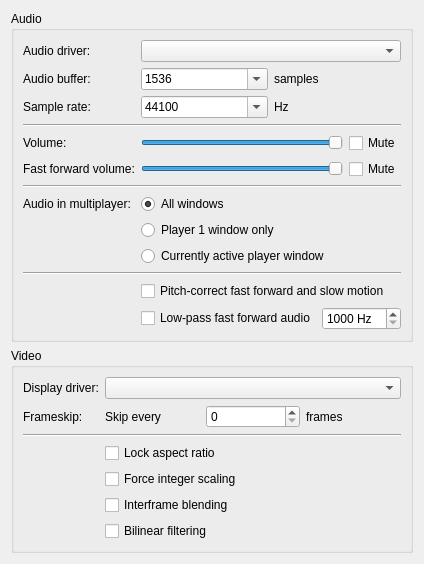
     <widget class="QWidget" name="av">
      <layout class="QVBoxLayout" name="formLayout">
       <item>
        <widget class="QGroupBox" name="groupBox_4">
         <property name="title">
          <string>Audio</string>
         </property>
         <layout class="QFormLayout" name="formLayout_12">
          <item row="0" column="0">
           <widget class="QLabel" name="label_14">
            <property name="text">
             <string>Audio driver:</string>
            </property>
           </widget>
          </item>
          <item row="0" column="1">
           <widget class="QComboBox" name="audioDriver">
            <property name="sizePolicy">
             <sizepolicy hsizetype="Expanding" vsizetype="Fixed">
              <horstretch>0</horstretch>
              <verstretch>0</verstretch>
             </sizepolicy>
            </property>
           </widget>
          </item>
          <item row="1" column="0">
           <widget class="QLabel" name="audioBufferSizeLabel">
            <property name="text">
             <string>Audio buffer:</string>
            </property>
           </widget>
          </item>
          <item row="1" column="1">
           <layout class="QHBoxLayout" name="horizontalLayout_11">
            <item>
             <widget class="QComboBox" name="audioBufferSize">
              <property name="editable">
               <bool>true</bool>
              </property>
              <property name="currentText">
               <string>1536</string>
              </property>
              <property name="currentIndex">
               <number>9</number>
              </property>
              <item>
               <property name="text">
                <string>64</string>
               </property>
              </item>
              <item>
               <property name="text">
                <string>96</string>
               </property>
              </item>
              <item>
               <property name="text">
                <string>128</string>
               </property>
              </item>
              <item>
               <property name="text">
                <string>192</string>
               </property>
              </item>
              <item>
               <property name="text">
                <string>256</string>
               </property>
              </item>
              <item>
               <property name="text">
                <string>384</string>
               </property>
              </item>
              <item>
               <property name="text">
                <string>512</string>
               </property>
              </item>
              <item>
               <property name="text">
                <string>768</string>
               </property>
              </item>
              <item>
               <property name="text">
                <string>1024</string>
               </property>
              </item>
              <item>
               <property name="text">
                <string>1536</string>
               </property>
              </item>
              <item>
               <property name="text">
                <string>2048</string>
               </property>
              </item>
              <item>
               <property name="text">
                <string>3072</string>
               </property>
              </item>
              <item>
               <property name="text">
                <string>4096</string>
               </property>
              </item>
             </widget>
            </item>
            <item>
             <widget class="QLabel" name="label_16">
              <property name="text">
               <string>samples</string>
              </property>
             </widget>
            </item>
           </layout>
          </item>
          <item row="2" column="0">
           <widget class="QLabel" name="label_19">
            <property name="text">
             <string>Sample rate:</string>
            </property>
           </widget>
          </item>
          <item row="2" column="1">
           <layout class="QHBoxLayout" name="horizontalLayout_14">
            <item>
             <widget class="QComboBox" name="sampleRate">
              <property name="editable">
               <bool>true</bool>
              </property>
              <property name="currentText">
               <string>44100</string>
              </property>
              <property name="currentIndex">
               <number>2</number>
              </property>
              <item>
               <property name="text">
                <string>22050</string>
               </property>
              </item>
              <item>
               <property name="text">
                <string>32000</string>
               </property>
              </item>
              <item>
               <property name="text">
                <string>44100</string>
               </property>
              </item>
              <item>
               <property name="text">
                <string>48000</string>
               </property>
              </item>
             </widget>
            </item>
            <item>
             <widget class="QLabel" name="label_20">
              <property name="text">
               <string>Hz</string>
              </property>
             </widget>
            </item>
           </layout>
          </item>
          <item row="4" column="0">
           <widget class="QLabel" name="label_17">
            <property name="text">
             <string>Volume:</string>
            </property>
           </widget>
          </item>
          <item row="4" column="1">
           <layout class="QHBoxLayout" name="horizontalLayout_6">
            <item>
             <widget class="QSlider" name="volume">
              <property name="minimumSize">
               <size>
                <width>128</width>
                <height>0</height>
               </size>
              </property>
              <property name="maximum">
               <number>256</number>
              </property>
              <property name="pageStep">
               <number>16</number>
              </property>
              <property name="value">
               <number>256</number>
              </property>
              <property name="orientation">
               <enum>Qt::Horizontal</enum>
              </property>
             </widget>
            </item>
            <item>
             <widget class="QCheckBox" name="mute">
              <property name="text">
               <string>Mute</string>
              </property>
             </widget>
            </item>
           </layout>
          </item>
          <item row="5" column="0">
           <widget class="QLabel" name="label_34">
            <property name="text">
             <string>Fast forward volume:</string>
            </property>
           </widget>
          </item>
          <item row="5" column="1">
           <layout class="QHBoxLayout" name="horizontalLayout_17">
            <item>
             <widget class="QSlider" name="volumeFf">
              <property name="minimumSize">
               <size>
                <width>128</width>
                <height>0</height>
               </size>
              </property>
              <property name="maximum">
               <number>256</number>
              </property>
              <property name="pageStep">
               <number>16</number>
              </property>
              <property name="value">
               <number>256</number>
              </property>
              <property name="orientation">
               <enum>Qt::Horizontal</enum>
              </property>
             </widget>
            </item>
            <item>
             <widget class="QCheckBox" name="muteFf">
              <property name="text">
               <string>Mute</string>
              </property>
             </widget>
            </item>
           </layout>
          </item>
          <item row="7" column="0">
           <widget class="QLabel" name="label_43">
            <property name="text">
             <string>Audio in multiplayer:</string>
            </property>
           </widget>
          </item>
          <item row="7" column="1">
           <widget class="QRadioButton" name="multiplayerAudioAll">
            <property name="text">
             <string>All windows</string>
            </property>
            <property name="checked">
             <bool>true</bool>
            </property>
            <attribute name="buttonGroup">
             <string notr="true">multiplayerAudio</string>
            </attribute>
           </widget>
          </item>
          <item row="8" column="1">
           <widget class="QRadioButton" name="multiplayerAudio1">
            <property name="text">
             <string>Player 1 window only</string>
            </property>
            <attribute name="buttonGroup">
             <string notr="true">multiplayerAudio</string>
            </attribute>
           </widget>
          </item>
          <item row="9" column="1">
           <widget class="QRadioButton" name="multiplayerAudioActive">
            <property name="text">
             <string>Currently active player window</string>
            </property>
            <attribute name="buttonGroup">
             <string notr="true">multiplayerAudio</string>
            </attribute>
           </widget>
          </item>
          <item row="3" column="0" colspan="2">
           <widget class="Line" name="line_4">
            <property name="orientation">
             <enum>Qt::Horizontal</enum>
            </property>
           </widget>
          </item>
          <item row="6" column="0" colspan="2">
           <widget class="Line" name="line_5">
            <property name="orientation">
             <enum>Qt::Horizontal</enum>
            </property>
           </widget>
          </item>
          <item row="10" column="0" colspan="2">
           <widget class="Line" name="line_23">
            <property name="orientation">
             <enum>Qt::Horizontal</enum>
            </property>
           </widget>
          </item>
          <item row="11" column="1">
           <widget class="QCheckBox" name="audioSpeedFilter">
            <property name="toolTip">
             <string>Time-stretch fast forward and slow motion audio so it keeps its pitch instead of being chopped up.</string>
            </property>
            <property name="text">
             <string>Pitch-correct fast forward and slow motion</string>
            </property>
           </widget>
          </item>
          <item row="12" column="1">
           <layout class="QHBoxLayout" name="horizontalLayout_52">
            <item>
             <widget class="QCheckBox" name="audioSpeedLowPassEnable">
              <property name="toolTip">
               <string>Rolls the treble off fast forward audio, which turns harsh when sped up.</string>
              </property>
              <property name="text">
               <string>Low-pass fast forward audio</string>
              </property>
             </widget>
            </item>
            <item>
             <widget class="QSpinBox" name="audioSpeedLowPass">
              <property name="toolTip">
               <string>The cut-off is this divided by the emulation speed.</string>
              </property>
              <property name="minimum">
               <number>1000</number>
              </property>
              <property name="maximum">
               <number>47500</number>
              </property>
              <property name="singleStep">
               <number>500</number>
              </property>
              <property name="suffix">
               <string> Hz</string>
              </property>
             </widget>
            </item>
            <item>
             <spacer name="horizontalSpacer_lowPass">
              <property name="orientation">
               <enum>Qt::Horizontal</enum>
              </property>
              <property name="sizeHint" stdset="0">
               <size>
                <width>0</width>
                <height>0</height>
               </size>
              </property>
             </spacer>
            </item>
           </layout>
          </item>
         </layout>
        </widget>
       </item>
       <item>
        <widget class="QGroupBox" name="groupBox_5">
         <property name="title">
          <string>Video</string>
         </property>
         <layout class="QFormLayout" name="formLayout_13">
          <item row="0" column="0">
           <widget class="QLabel" name="label_10">
            <property name="text">
             <string>Display driver:</string>
            </property>
           </widget>
          </item>
          <item row="0" column="1">
           <widget class="QComboBox" name="displayDriver">
            <property name="sizePolicy">
             <sizepolicy hsizetype="Expanding" vsizetype="Fixed">
              <horstretch>0</horstretch>
              <verstretch>0</verstretch>
             </sizepolicy>
            </property>
           </widget>
          </item>
          <item row="1" column="0">
           <widget class="QLabel" name="label_9">
            <property name="text">
             <string>Frameskip:</string>
            </property>
           </widget>
          </item>
          <item row="1" column="1">
           <layout class="QHBoxLayout" name="horizontalLayout_16">
            <item>
             <widget class="QLabel" name="label_12">
              <property name="text">
               <string>Skip every</string>
              </property>
             </widget>
            </item>
            <item>
             <widget class="QSpinBox" name="frameskip"/>
            </item>
            <item>
             <widget class="QLabel" name="label_13">
              <property name="text">
               <string>frames</string>
              </property>
             </widget>
            </item>
           </layout>
          </item>
          <item row="3" column="1">
           <widget class="QCheckBox" name="lockAspectRatio">
            <property name="text">
             <string>Lock aspect ratio</string>
            </property>
           </widget>
          </item>
          <item row="4" column="1">
           <widget class="QCheckBox" name="lockIntegerScaling">
            <property name="text">
             <string>Force integer scaling</string>
            </property>
           </widget>
          </item>
          <item row="5" column="1">
           <widget class="QCheckBox" name="interframeBlending">
            <property name="text">
             <string>Interframe blending</string>
            </property>
           </widget>
          </item>
          <item row="6" column="1">
           <widget class="QCheckBox" name="resampleVideo">
            <property name="text">
             <string>Bilinear filtering</string>
            </property>
           </widget>
          </item>
          <item row="2" column="0" colspan="2">
           <widget class="Line" name="line_12">
            <property name="orientation">
             <enum>Qt::Horizontal</enum>
            </property>
           </widget>
          </item>
         </layout>
        </widget>
       </item>
      </layout>
     </widget>
